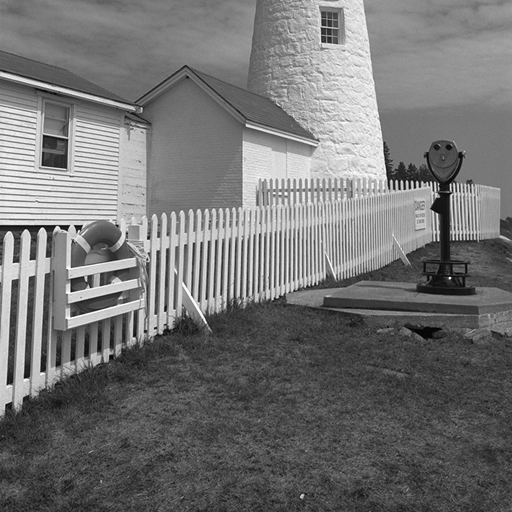
#> input picture Solutions/W3/lighthouse.png, 512 x 512 px
$ jupyter execute --allow-errors W3_exercise_sol.ipynb   (shell and % lines are left out)
#> lines starting #> are read from the running program, lines starting #| are printed output that depends on the picture
# Week 3: Edge Detection

This python notebook includes all the exercises from this session. All the needed setup, I/O and user-interaction code is already provided to let you concentrate on this week's topic.<br>
Please run all the provided code in order before running yours.<br>

This week's assignment:

## 1 Thresholded Edge Detection

Implement a function that takes as input the derivative kernels and threshold and outputs the edge image of the provided test image (lighthouse.png). Then test its output with different kernels and thresholds to compare the results. As a reference we report some suggested kernels:

Elementary derivative kernels:
$$ k_x = \left[ {\begin{array}{cc}
   -1 & 1 \\
  \end{array} } \right]
  ~~~
   k_y = \left[ {\begin{array}{c}
   -1\\
   1\\
  \end{array} } \right]$$

Sobel derivative kernels:
$$ k_x = \left[ {\begin{array}{ccc}
   -1 & 0 & 1 \\
   -2 & 0 & 2 \\
   -1 & 0 & 1 \\
  \end{array} } \right]
  ~~~
   k_y = \left[ {\begin{array}{ccc}
   -1 & -2 & -1 \\
   0 & 0 & 0 \\
   1 & 2 & 1 \\
  \end{array} } \right]$$

Prewitt derivative kernels:
$$ k_x = \left[ {\begin{array}{ccc}
   -1 & 0 & 1 \\
   -1 & 0 & 1 \\
   -1 & 0 & 1 \\
  \end{array} } \right]
  ~~~
   k_y = \left[ {\begin{array}{ccc}
   -1 & -1 & -1 \\
   0 & 0 & 0 \\
   1 & 1 & 1 \\
  \end{array} } \right]$$


## 2 Canny Edge Detection

Implement edge detection using the Canny method.

1. Produce and show kernerls composing derivative and gaussian blur for noise reduction
2. Produce the gradient images and show the gradient magnitude image, where each pixel contains the norm of the gradient
3. Produce the quantized gradient direction image
    1. Produce the gradient direction image, where each pixel contains the angle of the gradient
    2. Produce and show the quantized gradient image, where each pixel is an integer corresponding to a gradient direction (horizontal, primary diagonal, vertical, secondary diagonal)
4. Perform nonmaximum suppression on the gradient magnitude image for edge thinning, and show it. For each pixel, it is taken only if it is the maximum with the nearby pixels along its corresponding gradient direction.
5. Perform hysteresis on the resulting image, and show the final result of Canny Edge Detection.
    1. Select two thresholds $t_{high}$ and $t_{low}$
    2. A pixel on the nonmaximum suppressed gradient image is taken if its value is higher than $t_{low}$ and there exists any path through pixels with value higher than $t_{low}$ that connects it to a pixel with value higher than $t_{high}$.
6. Identify all the hyperparameters introduced in this exercise, play with them and understand their role. To facilitate this, in this tutorial we provide a fill-in template to change your hyperparameters with interactive sliders and visualize the output.

## Useful information for this tutorial:

For basics about images as numpy arrays, please refer to the second week's tutorial.

With numpy it is also possible to refer to slices of a given array by specifying the kept dimensions in the slice with `:`. For example, if we want to access the red channel of an RGB image `im` with shape `(height, width, 3)`, we can write `im[:, :, 0]`, which refers to the whole image data for the red channel only. We can optionally specify a range to be kept along a direction by writing the extreme indices around the `:` as in `min:max`. For example, accessing a patch within the pixel coordinates `(h0, w0)`, `(h1, w1)` with h0 < h1 and w0 < w1 can be done with `im[h0:h1, w0:w1, :]`.<br>
You can also index arrays based on conditions: for example to set to black all pixels with a blue component higher than 200 you can write `im[im[:, :, 2] > 200] = 0`.<br>
These references can be used both for reading an image slice and for writing a whole slice at once, without looping over it. <br>
A complete reference of numpy basic and advanced indexing rules (not necessary for this tutorial, but very useful for numpy python programming) can be found in https://numpy.org/devdocs/user/basics.indexing.html

When doing operations between numpy arrays, all operations are executed element-wise (except for the `@` operator that performs the usual matrix multiplication). This requires the shapes (dimensions) of the involved arrays to match or to be compatible according to broadcasting rules, which are usually intuitive. An example of broadcasting is when adding a pixel value `p=np.array([70, 128, 255])` to an image `im` with shape `(height, width, 3)`: the operation is legal and the pixel value is added independently to each pixel in the image. <br>
A complete reference of numpy broadcasting rules (not necessary for this tutorial, but very useful for numpy python programming) can be found in https://docs.scipy.org/doc/numpy/user/basics.broadcasting.html .

In the following we list some useful functions.

Array initialization:<br>
`np.array(a, dtype)`: returns a copy of `a` as a numpy array. Argument `a` does not need to be a numpy array, it can be any array-like object, e.g. a python list. It is possible to specify a `dtype` argument in case we want to change the type of the original array in the returned copy. https://docs.scipy.org/doc/numpy/reference/generated/numpy.array.html<br>
`np.empty(shape, dtype)`: returns a new empty array with specified shape `shape` and the specified data type `dtype`. For this tutorial we suggest using as dtype `np.int16` for images and default for the rest. https://docs.scipy.org/doc/numpy/reference/generated/numpy.empty.html<br>
`np.ones(shape, dtype)`: returns a new array filled with ones with specified shape `shape` and the specified data type `dtype`. For this tutorial we suggest using as dtype `np.int16` for images and default for the rest. https://docs.scipy.org/doc/numpy/reference/generated/numpy.ones.html<br>
`np.zeros(shape, dtype)`: returns a new array filled with zeros with specified shape `shape` and the specified data type `dtype`. For this tutorial we suggest using as dtype `np.int16` for images and default for the rest. https://docs.scipy.org/doc/numpy/reference/generated/numpy.zeros.html<br>
`np.eye(N)` : builds the identity matrix of order `N`. https://docs.scipy.org/doc/numpy/reference/generated/numpy.eye.html<br>

Array shape management:<br>
`np.reshape(a, newshape)`: returns a reshaped view of the input array `a` having shape `newshape`, which should be specified as a tuple of integers. https://docs.scipy.org/doc/numpy/reference/generated/numpy.reshape.html<br>
`np.transpose(a)`: returns the transposed of array `a`, whose shape has reversed order with respect to `a`. Alias `a.T`. https://docs.scipy.org/doc/numpy/reference/generated/numpy.transpose.html<br>
`np.expand_dims(a, axis)`: returns the same array `a` with a new dimension of size one along the specified `axis`. You can use `np.newaxis` when slice-indexing `a` for the same result. https://docs.scipy.org/doc/numpy/reference/generated/numpy.expand_dims.html<br>

Array reductors:<br>
`np.linalg.norm(x)`: returns the L2 norm of array `x`. You can also specify a keyword argument `axis` to compute the norm only along a specific dimension (the result will have the same shape as `x`, but without the specified dimension) https://docs.scipy.org/doc/numpy/reference/generated/numpy.linalg.norm.html<br>
`np.sum(a)` : returns the sum of all the elements of array `a`. You can specify a keyword argument `axis` to compute the sum only along a specific dimension (the result will have the same shape as `a`, but without the specified dimension) https://docs.scipy.org/doc/numpy/reference/generated/numpy.sum.html<br>
`np.mean(a)` : returns the mean value of all the elements of array `a`. You can specify a keyword argument `axis` to compute the mean only along a specific dimension (the result will have the same shape as `a`, but without the specified dimension) https://docs.scipy.org/doc/numpy/reference/generated/numpy.mean.html<br>

Matrix operations:<br>
`np.linalg.inv(a)` : returns the multiplicative inverse of matrix `a`. https://docs.scipy.org/doc/numpy/reference/generated/numpy.linalg.inv.html<br>
`np.matmul(a, b)` : returns the matrix multiplication of `a` multiplied by `b`. Alias `a @ b`. https://docs.scipy.org/doc/numpy/reference/generated/numpy.matmul.html<br>

Image operations:<br>
`scipy.ndimage.convolve(input, weights)`: returns the convolution of `input` image using the `weights` image as kernel. https://docs.scipy.org/doc/scipy-0.16.1/reference/generated/scipy.ndimage.filters.convolve.html<br>
`scipy.ndimage.shift(input, shift)`: returns a copy of `input` image shifted by the translation vector `shift`. Argument `shift` is in pixels, it can be not integer, in which case the result is interpolated. https://docs.scipy.org/doc/scipy/reference/generated/scipy.ndimage.shift.html<br>
`scipy.ndimage.label(input, structure)`: Segment the connected components in `input` image, considering all zero-values as separation elements. The `structure` parameter is a central-symmetric array with ones and zeros that defines when two parts are to be considered connected or not (i.e. component_1 is connected with component_2 if we can center the `structure` array on a pixel in component_1 and have at least a one in `structure` to overlap with a pixel in component_2). This function returns both the segmented image, assigning to each pixel an integer identifying its own connected component label, and the number of distinct connected components found. https://docs.scipy.org/doc/scipy/reference/generated/scipy.ndimage.label.html<br>

Boolean array operations:<br>
`np.logical_and(x1, x2)`: where `x1` and `x2` are arrays of boolean values with matching or broadcastable shape, it returns the element-wise logical and operation between `x1` and `x2`. https://docs.scipy.org/doc/numpy/reference/generated/numpy.logical_and.html<br>
`np.isin(element, test_elements)`: for each element in array `element` check whether it is contained into the array-like `test_elements`, and returns an array of boolean values of the same shape as `element`. Warning: with non-sequence `test_elements` like python sets, it produces incorrect results without throwing any exception. https://docs.scipy.org/doc/numpy/reference/generated/numpy.isin.html<br>

Miscellaneous:<br>
`np.around(a, decimals)`: rounds a floating-point array `a` to the specified number of `decimals` (zero decimals by default). Returns again a floating point array. https://docs.scipy.org/doc/numpy/reference/generated/numpy.around.html<br>
`np.max(x1, x2)`: where `x1` and `x2` are arrays with matching or broadcastable shape, it returns the element-wise maximum into an array with the same (or broadcasted) shape as the inputs. https://docs.scipy.org/doc/numpy/reference/generated/numpy.maximum.html<br>
`np.pi`: the usual constant for the ratio between circumference and diameter of a circle. https://docs.scipy.org/doc/numpy/reference/constants.html#numpy.pi<br>
`np.arctan2(x1, x2)`: element-wise arctan of `x1/x2` choosing the quadrant correctly. Values returned are in the range `[-pi, pi]`. https://docs.scipy.org/doc/numpy/reference/generated/numpy.arctan2.html<br>

[cell 1]
# quickstart COLAB
from pathlib import Path
if Path.cwd().name != 'W3':
  !git clone --quiet https://github.com/tavisualcomputing/viscomp2023/
  %cd /content/viscomp2023/Solutions/W3

## EXERCISE 1 - SETUP CODE

The following cell installs required packages into the virtual machine that will run your code

Import packages to read videos, make interactive widgets and plot images.

[cell 2]
from skimage.io import imread
from scipy.ndimage import convolve, shift, label
from matplotlib.pyplot import imshow
from ipywidgets import interactive
from IPython.display import display
import matplotlib as mpl
import numpy as np

mpl.rc('image', cmap='gray')  # tell matplotlib to use gray shades for grayscale images

Reading the test image lighthouse.png in `test_im`.

[cell 3]
test_im = np.array(imread("lighthouse.png", as_gray=True), dtype=float)  # This time the image is floating point 0.0 to 1.0!
#> test_im is the input picture: shape (512, 512) float64; min 0.00784, max 1, mean 0.453
height, width = test_im.shape
#> height = 512; width = 512
print("Test image shape: ", test_im.shape)
#| Test image shape:  (512, 512)
imshow(test_im)
#> (this line was passed over: IPython is not available in this run)

printpppasdfsssssssdsasdfpopoasdfasdfasdfasdfasdfasdsssBefore starting, here is a function that creates a gaussian filter for you: you might find it handy later.

[cell 4]
def gaussian_filter(size, sigma):
    x, y = np.mgrid[-size//2 + 1:size//2 + 1, -size//2 + 1:size//2 + 1]
    g = np.exp(-((x**2 + y**2)/(2.0*sigma**2)))
    return g/g.sum()

#> (the rest of this cell did not finish here and is left out)

## EXERCISE 1 - PUT SOLUTION HERE

[cell 5]
def thresholded_edge_detection(k_x, sqr_threshold=0.05):
#> called with k_x = array of shape (1, 2), sqr_threshold = 0.0289
    assert(k_x.ndim == 2)
    k_y = k_x.T
    g_x = convolve(test_im, k_x, mode="constant")
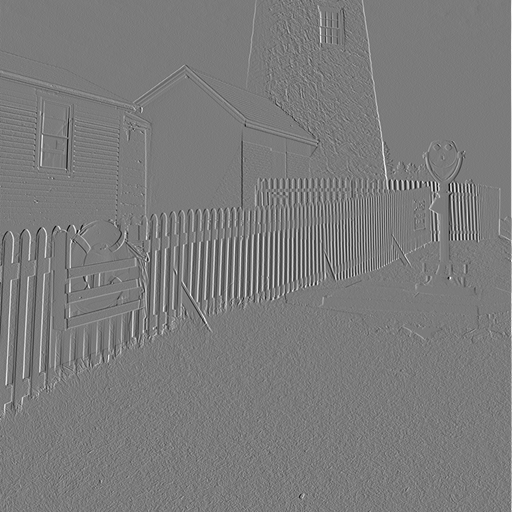
#> g_x: shape (512, 512) float64; min -0.643, max 0.682, mean 0.00107; drawn with min black and max white
    g_y = convolve(test_im, k_y, mode="constant")
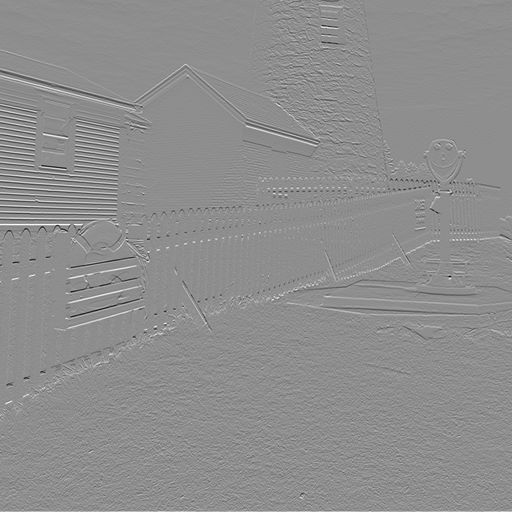
#> g_y: shape (512, 512) float64; min -0.835, max 0.663, mean 0.00101; drawn with min black and max white
    grad_sqr_mag = g_x**2 + g_y**2
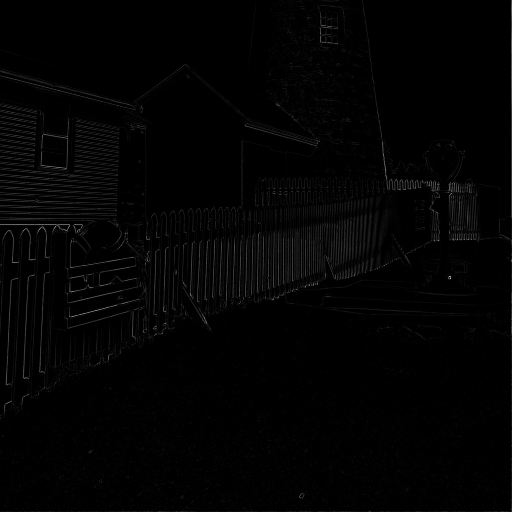
#> grad_sqr_mag: shape (512, 512) float64; min 0, max 0.765, mean 0.013
    edges = np.zeros_like(test_im)
    edges[grad_sqr_mag > sqr_threshold] = 1.
    return edges

[cell 6]
basic_k_x = np.array([[-1, 1]])


imshow(thresholded_edge_detection(basic_k_x, sqr_threshold=0.17**2))
#> (this line was passed over: IPython is not available in this run)

[cell 7]
prewitt_k_x = np.array([[1, 0, -1],
                        [1, 0, -1],
                        [1, 0, -1]])

imshow(thresholded_edge_detection(prewitt_k_x, sqr_threshold=0.6**2))
#> call 2 of thresholded_edge_detection, with k_x = array of shape (3, 3), sqr_threshold = 0.36
#> in thresholded_edge_detection (call 2), `g_x = convolve(test_im, k_x, mode="constant")`:
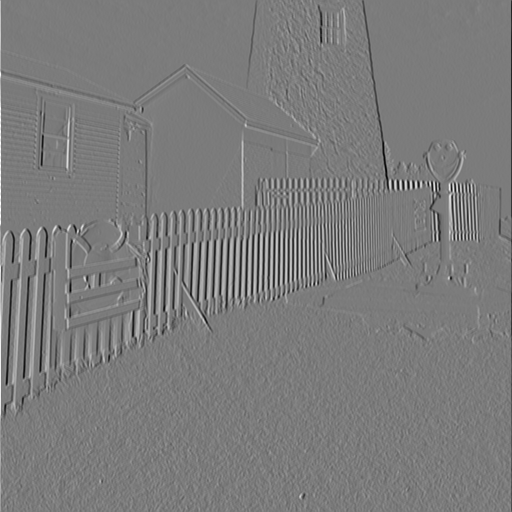
#> g_x: shape (512, 512) float64; min -2.59, max 2.74, mean -0.000915; drawn with min black and max white
#> in thresholded_edge_detection (call 2), `g_y = convolve(test_im, k_y, mode="constant")`:
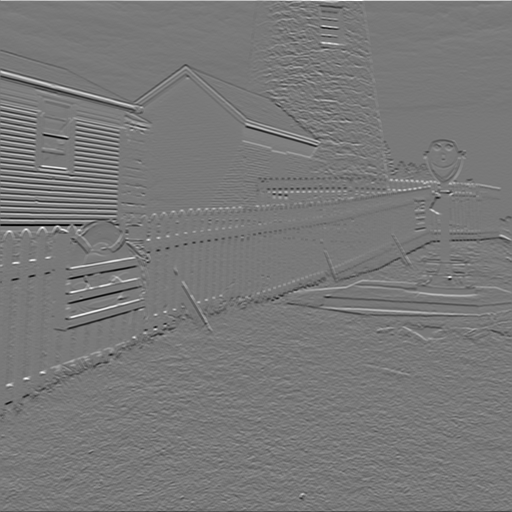
#> g_y: shape (512, 512) float64; min -2.47, max 2.73, mean -0.00163; drawn with min black and max white
#> in thresholded_edge_detection (call 2), `grad_sqr_mag = g_x**2 + g_y**2`:
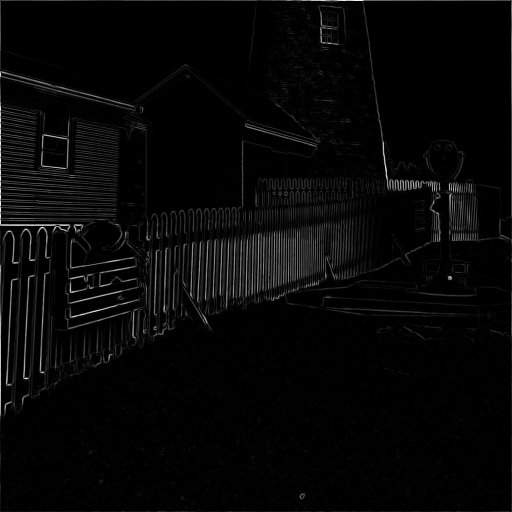
#> grad_sqr_mag: shape (512, 512) float64; min 0, max 7.52, mean 0.212; drawn with min black and max white
#> (this line was passed over: IPython is not available in this run)

[cell 8]
sobel_k_x = np.array([[1, 0, -1],
                      [2, 0, -2],
                      [1, 0, -1]])

imshow(thresholded_edge_detection(sobel_k_x, sqr_threshold=0.8**2))
#> (this line was passed over: IPython is not available in this run)

[cell 9]
gauss_k_x = convolve(gaussian_filter(5, 1), np.array([[1, -1]]).T)


imshow(thresholded_edge_detection(gauss_k_x, sqr_threshold=0.045**2))
#> call 4 of thresholded_edge_detection, with k_x = array of shape (5, 5), sqr_threshold = 0.00202
#> in thresholded_edge_detection (call 4), `g_x = convolve(test_im, k_x, mode="constant")`:
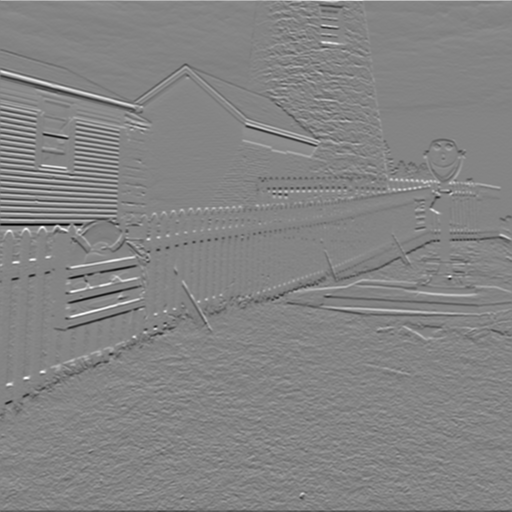
#> g_x: shape (512, 512) float64; min -0.263, max 0.244, mean -0.000457; drawn with min black and max white
#> in thresholded_edge_detection (call 4), `g_y = convolve(test_im, k_y, mode="constant")`:
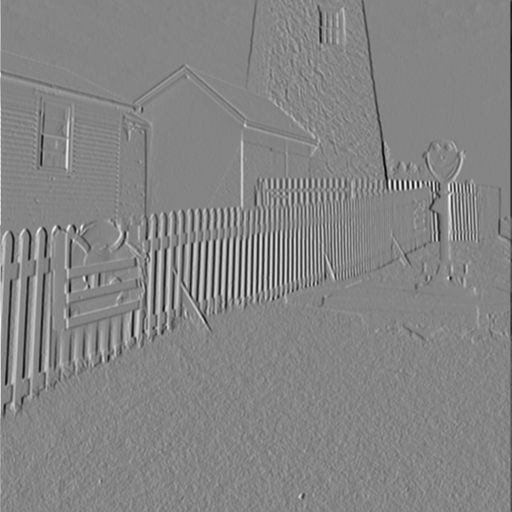
#> g_y: shape (512, 512) float64; min -0.256, max 0.234, mean -0.000431; drawn with min black and max white
#> in thresholded_edge_detection (call 4), `grad_sqr_mag = g_x**2 + g_y**2`:
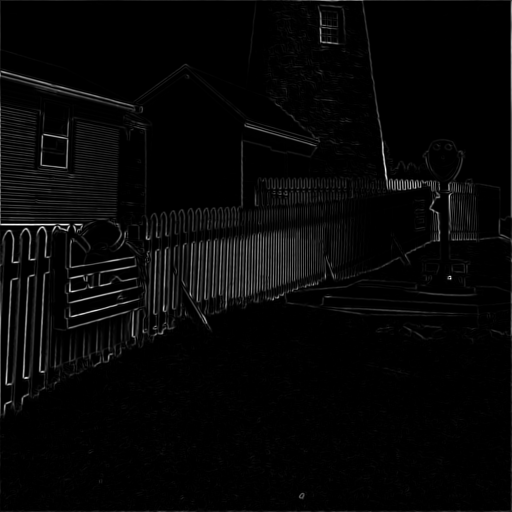
#> grad_sqr_mag: shape (512, 512) float64; min 9.66e-11, max 0.0693, mean 0.00197; drawn with min black and max white
#> (this line was passed over: IPython is not available in this run)

## EXERCISE 2 - PUT SOLUTION HERE

[cell 10]
g_filter = gaussian_filter(9, 1.4)
canny_k_x = convolve(g_filter, np.array([[1, 0, -1]]).T)
canny_k_y = convolve(g_filter, np.array([[1, 0, -1]]))

imshow(canny_k_x)
#> (this line was passed over: IPython is not available in this run)

[cell 11]
imshow(canny_k_y)
#> (this line was passed over: IPython is not available in this run)
